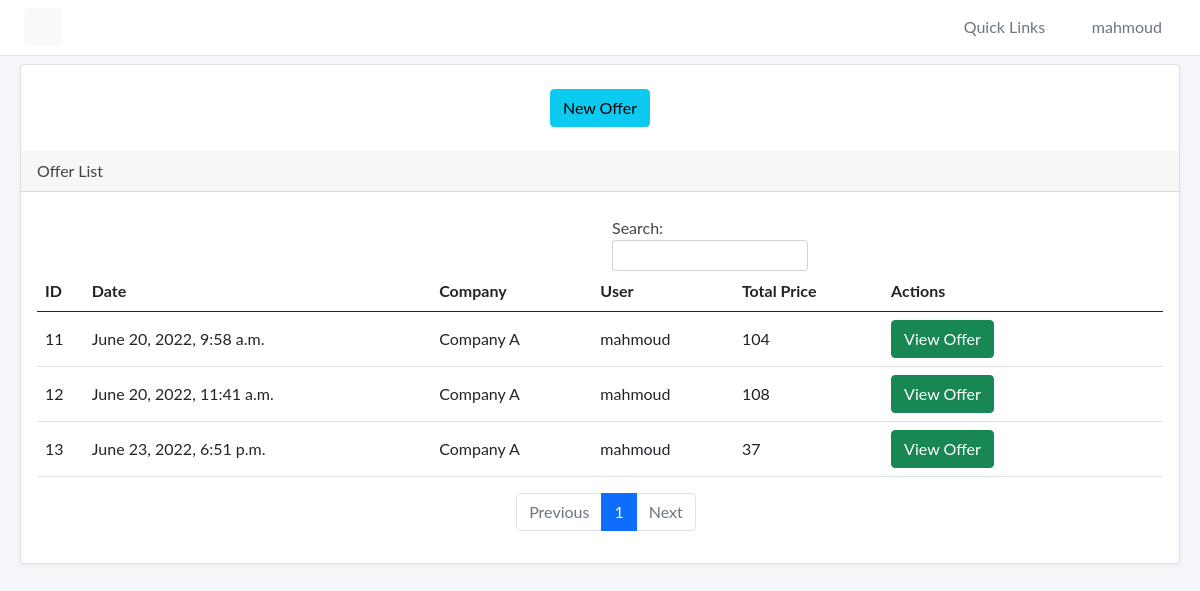
Page /offer/list (signed in) on the earlier database version.
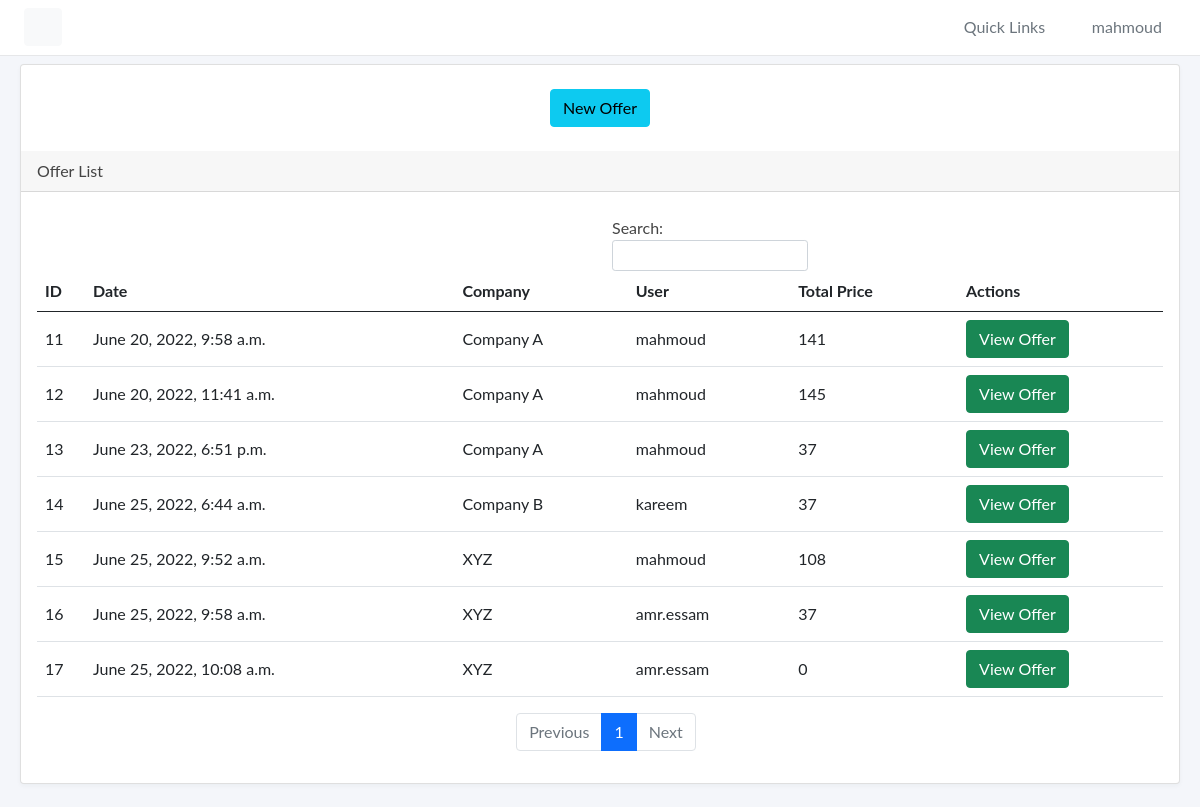
Same page on the later database version.
### main/models.py (models this page shows, shortened)
class Offer(models.Model):
    Offer_id = models.AutoField(primary_key=True)
    local_id = models.UUIDField(default=uuid.uuid4, unique=True)#, editable=False)
    Numbers_of_Pax = models.PositiveSmallIntegerField(_(u'Numbers of Pax'),default=2)
    Company_name = models.ForeignKey(Company, on_delete=models.CASCADE,blank=True,null=True)
    Offer_user = models.ForeignKey(User, on_delete=models.CASCADE,blank=True,null=True)
    Total_Price = models.PositiveSmallIntegerField(_(u'Total Price'),default=0)
    create_date = models.DateTimeField(_(u'Created Date'), default=timezone.now, editable=False)
    is_closed = models.BooleanField(_(u'Is Closed?'),default=False)
    class Meta:
        verbose_name = _(u'Offer')
        verbose_name_plural = _('Offer')

class Company(models.Model):
    Company_name = models.CharField(_(u'Company name'), unique=True, max_length=200,default="")
    users = models.ManyToManyField(User)
    def __str__(self):
        return f'{self.Company_name} '
    class Meta:
        verbose_name = _(u'Company')
        verbose_name_plural = _('Company')

### main/views.py (the view)
# urls.py: path('offer/list', views.showofferlist, name='showofferlist'),
@login_required(login_url='login')
def showofferlist(request):
    main_offer = Offer.objects.filter(Offer_user=request.user)
    if request.user.groups.filter(name='offer_company_admin').exists():
        main_offer = Offer.objects.filter(Company_name__in= Company.objects.filter(users=request.user))
    if request.user.groups.filter(name='offer_super_admin').exists():
        main_offer = Offer.objects.all()
    main_Services = Services.objects.all()
    main_Places = Places.objects.all()
    context = {
        'main_offer' : main_offer,
        'main_Services' : main_Services ,
        'main_Places' : main_Places ,
    }
    return render(request, 'offerlist.html',  context=context)

### templates/offerlist.html (shortened to what this page needs)
{% extends 'base.html' %}
{% load static %}
{% load i18n %}
{% block content %}
<div class="row">
    <div class="col-md-12 col-lg-12">
        <div class="card">
            <center>
                <a href="{% url 'newoffer' %}" role="button" class="btn btn-info btn-large">New Offer</a>
              </center>
            <div class="card-header">Offer List</div>
            <div class="card-body">
                <table class="table table-hover" id="dataTables-example" width="100%">
                    <thead>
                        <tr>
                            <th>ID</th>
                            <th>Date</th>
                            <th>Company</th>
                            <th>User</th>
                            <th>Total Price</th>
                            <th>Actions</th>
                        </tr>
                    </thead>
                    <tbody>
                    {% for offer in main_offer %}
                        <tr>
                            <td>{{ offer.Offer_id }}</td>
                            <td>{{ offer.create_date }}</td>
                            <td>{{ offer.Company_name }}</td>
                            <td>{{ offer.Offer_user }}</td>
                            <td>{{ offer.Total_Price }}</td>
                            <td>
                                <a href="{% url 'edit-offer' offer.local_id %}" role="button" class="btn btn-success btn-large">View Offer</a>
                                {% if not offer.is_closed  %}
                                <button type='button' onclick='productDelete(this);' class='btn btn-default' ><span class="fas fa-ban" style="color:red"></span></button>
                                {% endif%}
                            </td>
                        </tr>
                    {% endfor %}
                    </tbody>
                </table>
            </div>
        </div>
    </div>
</div>
{% endblock %}

### templates/base.html (shortened to what this page needs)
{% load static %}
{% load i18n %}
<!DOCTYPE html>
{% if LANGUAGE_CODE == "ar" %}
    <html lang="ar">
{% else %}
    <html lang="en">
{% endif %}
<link href="{% static '/assets/vendor/fontawesome/css/fontawesome.min.css' %}" rel="stylesheet">
<link href="{% static '/assets/vendor/fontawesome/css/solid.min.css' %}" rel="stylesheet">
<link href="{% static '/assets/vendor/fontawesome/css/brands.min.css' %}" rel="stylesheet">
<link href="{% static '/assets/vendor/bootstrap/css/bootstrap.min.css' %}" rel="stylesheet">
<link href="{% static '/assets/css/master.css' %}" rel="stylesheet">
</head>
<body>
    <div class="wrapper">
        <div id="body" class="active">
            {% block navbar_navigation %}
            <nav class="navbar navbar-expand-lg navbar-white bg-white">
                <button type="button" id="sidebarCollapse" class="btn btn-light">
                    <i class="fas fa-bars"></i>
                </button>
                <div class="collapse navbar-collapse" id="navbarSupportedContent">
                    <ul class="nav navbar-nav ms-auto">
                        <li class="nav-item dropdown">
                            <div class="nav-dropdown">
                                <a href="#" id="nav1" class="nav-item nav-link dropdown-toggle text-secondary" data-bs-toggle="dropdown" aria-expanded="false">
                                    <i class="fas fa-link"></i> <span>Quick Links</span> <i style="font-size: .8em;" class="fas fa-caret-down"></i>
                                </a>
                            </div>
                        </li>
                        <li class="nav-item dropdown">
                            <div class="nav-dropdown">
                                <a href="#" id="nav2" class="nav-item nav-link dropdown-toggle text-secondary" data-bs-toggle="dropdown" aria-expanded="false">
                                    <i class="fas fa-user"></i> <span>{{ user.get_username }}</span> <i style="font-size: .8em;" class="fas fa-caret-down"></i>
                                </a>
                            </div>
                        </li>
                    </ul>
                </div>
            </nav>
            {% endblock %}
            <div class="content">
                <div class="container-fluid">
                        {% block content %}
                        {% endblock %}
                </div>
            </div>
        </div>
    </div>
</body>
</html>

### static/assets/css/master.css (style rules this page uses)
body, h1, .h1, h2, .h2, h3, .h3, h4, .h4, h5, .h5, h6, .h6, p, a, td { -moz-osx-font-smoothing: grayscale; -webkit-font-smoothing: antialiased; }
body { width: 100%; height: 100%; background: #f4f6fa; font-family: "Lato", "Helvetica Neue", Arial, Helvetica, sans-serif; font-size: 1rem; color: #444; }
.wrapper { display: flex; width: 100%; align-items: stretch; overflow-x: hidden }
#body { width: 100%; padding: 0; min-height: 100vh; transition: all 0.3s; }
#body>.navbar { padding: 0 1.5rem; min-height: 54px; box-shadow: none; border-bottom: 1px solid rgba(101, 109, 119, .16); }
#body>.content { position: relative; padding: .5rem; }
.card { margin-bottom: 15px; box-shadow: rgba(35, 46, 60, .04) 0 2px 4px 0; }
a, a:hover, a:focus { color: inherit; text-decoration: none; transition: all 0.3s; }
.table td, .table th { vertical-align: middle; }
table.dataTable thead .sorting:before, table.dataTable thead .sorting:after, table.dataTable thead .sorting_asc:before, table.dataTable thead .sorting_asc:after, table.dataTable thead .sorting_desc:before, table.dataTable thead .sorting_desc:after, table.dataTable thead .sorting_asc_disabled:before, table.dataTable thead .sorting_asc_disabled:after, table.dataTable thead .sorting_desc_disabled:before, table.dataTable thead .sorting_desc_disabled:after { font-size: .8rem; bottom: .9rem; }
@media (min-width: 200px) { .navbar-expand-lg .navbar-collapse { display: -ms-flexbox !important; display: flex !important; -ms-flex-preferred-size: auto; flex-basis: auto; } }
@media (min-width: 200px) { .navbar-expand-lg .navbar-nav { -ms-flex-direction: row; flex-direction: row; } }

### static/assets/components/navbar/navbar-dropdowns.css (style rules this page uses)
.nav-dropdown .nav-link { color: #B2EBF2; line-height: 1.42857; padding: 1rem 0 1rem 1rem !important; }
.nav-dropdown .nav-link::after { display: none; }

Differences in the rows shown:
changed Offer "June 20, 2022, 9:58 a.m.": Total_Price "104" → "141"
changed Offer "June 20, 2022, 11:41 a.m.": Total_Price "108" → "145"; is_closed False → True (drawn)
changed Offer "June 23, 2022, 6:51 p.m.": is_closed False → True (drawn)
added Offer: Offer_id "14", create_date "June 25, 2022, 6:44 a.m.", Company_name "Company B", Offer_user "kareem", Total_Price "37"
added Offer: Offer_id "15", create_date "June 25, 2022, 9:52 a.m.", Company_name "XYZ", Offer_user "mahmoud", Total_Price "108"
added Offer: Offer_id "16", create_date "June 25, 2022, 9:58 a.m.", Company_name "XYZ", Offer_user "amr.essam", Total_Price "37"
added Offer: Offer_id "17", create_date "June 25, 2022, 10:08 a.m.", Company_name "XYZ", Offer_user "amr.essam", Total_Price "0", is_closed False (drawn)
